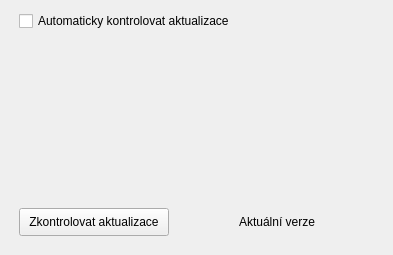
<?xml version="1.0" encoding="UTF-8"?>
<ui version="4.0">
 <class>SettingsDialog</class>
 <widget class="QDialog" name="SettingsDialog">
  <property name="geometry">
   <rect>
    <x>0</x>
    <y>0</y>
    <width>393</width>
    <height>255</height>
   </rect>
  </property>
  <property name="windowTitle">
   <string>Nastavení</string>
  </property>
  <property name="windowIcon">
   <iconset resource="resources.qrc">
    <normaloff>:/icons/settings.ico</normaloff>:/icons/settings.ico</iconset>
  </property>
  <layout class="QHBoxLayout" name="horizontalLayout_2">
   <item>
    <spacer name="horizontalSpacer_3">
     <property name="orientation">
      <enum>Qt::Horizontal</enum>
     </property>
     <property name="sizeType">
      <enum>QSizePolicy::Fixed</enum>
     </property>
     <property name="sizeHint" stdset="0">
      <size>
       <width>8</width>
       <height>8</height>
      </size>
     </property>
    </spacer>
   </item>
   <item>
    <layout class="QVBoxLayout" name="verticalLayout">
     <item>
      <layout class="QGridLayout" name="gridLayout">
       <property name="topMargin">
        <number>0</number>
       </property>
       <item row="0" column="0">
        <widget class="QCheckBox" name="checkBox">
         <property name="text">
          <string>Automaticky kontrolovat aktualizace</string>
         </property>
        </widget>
       </item>
      </layout>
     </item>
     <item>
      <spacer name="verticalSpacer">
       <property name="orientation">
        <enum>Qt::Vertical</enum>
       </property>
       <property name="sizeHint" stdset="0">
        <size>
         <width>20</width>
         <height>40</height>
        </size>
       </property>
      </spacer>
     </item>
     <item>
      <layout class="QHBoxLayout" name="horizontalLayout">
       <item>
        <widget class="QPushButton" name="pushButton">
         <property name="minimumSize">
          <size>
           <width>150</width>
           <height>28</height>
          </size>
         </property>
         <property name="focusPolicy">
          <enum>Qt::NoFocus</enum>
         </property>
         <property name="text">
          <string>Zkontrolovat aktualizace</string>
         </property>
        </widget>
       </item>
       <item>
        <spacer name="horizontalSpacer">
         <property name="orientation">
          <enum>Qt::Horizontal</enum>
         </property>
         <property name="sizeType">
          <enum>QSizePolicy::MinimumExpanding</enum>
         </property>
         <property name="sizeHint" stdset="0">
          <size>
           <width>40</width>
           <height>20</height>
          </size>
         </property>
        </spacer>
       </item>
       <item>
        <widget class="QLabel" name="label">
         <property name="minimumSize">
          <size>
           <width>120</width>
           <height>28</height>
          </size>
         </property>
         <property name="text">
          <string>Aktuální verze</string>
         </property>
        </widget>
       </item>
       <item>
        <spacer name="horizontalSpacer_2">
         <property name="orientation">
          <enum>Qt::Horizontal</enum>
         </property>
         <property name="sizeType">
          <enum>QSizePolicy::Fixed</enum>
         </property>
         <property name="sizeHint" stdset="0">
          <size>
           <width>15</width>
           <height>20</height>
          </size>
         </property>
        </spacer>
       </item>
      </layout>
     </item>
     <item>
      <spacer name="verticalSpacer_2">
       <property name="orientation">
        <enum>Qt::Vertical</enum>
       </property>
       <property name="sizeType">
        <enum>QSizePolicy::Fixed</enum>
       </property>
       <property name="sizeHint" stdset="0">
        <size>
         <width>20</width>
         <height>8</height>
        </size>
       </property>
      </spacer>
     </item>
    </layout>
   </item>
   <item>
    <spacer name="horizontalSpacer_4">
     <property name="orientation">
      <enum>Qt::Horizontal</enum>
     </property>
     <property name="sizeType">
      <enum>QSizePolicy::Fixed</enum>
     </property>
     <property name="sizeHint" stdset="0">
      <size>
       <width>8</width>
       <height>8</height>
      </size>
     </property>
    </spacer>
   </item>
  </layout>
 </widget>
 <resources>
  <include location="resources.qrc"/>
 </resources>
 <connections/>
</ui>
